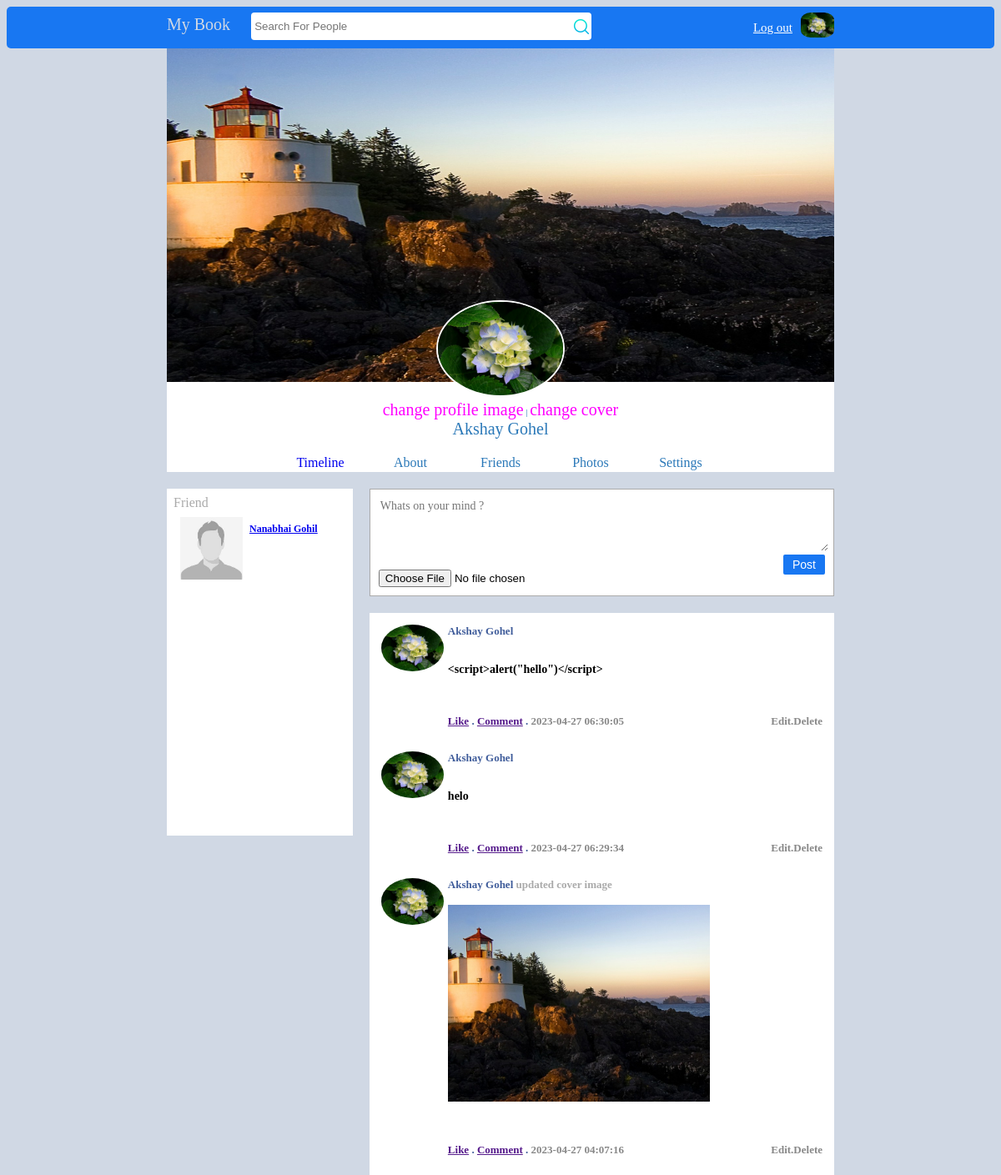
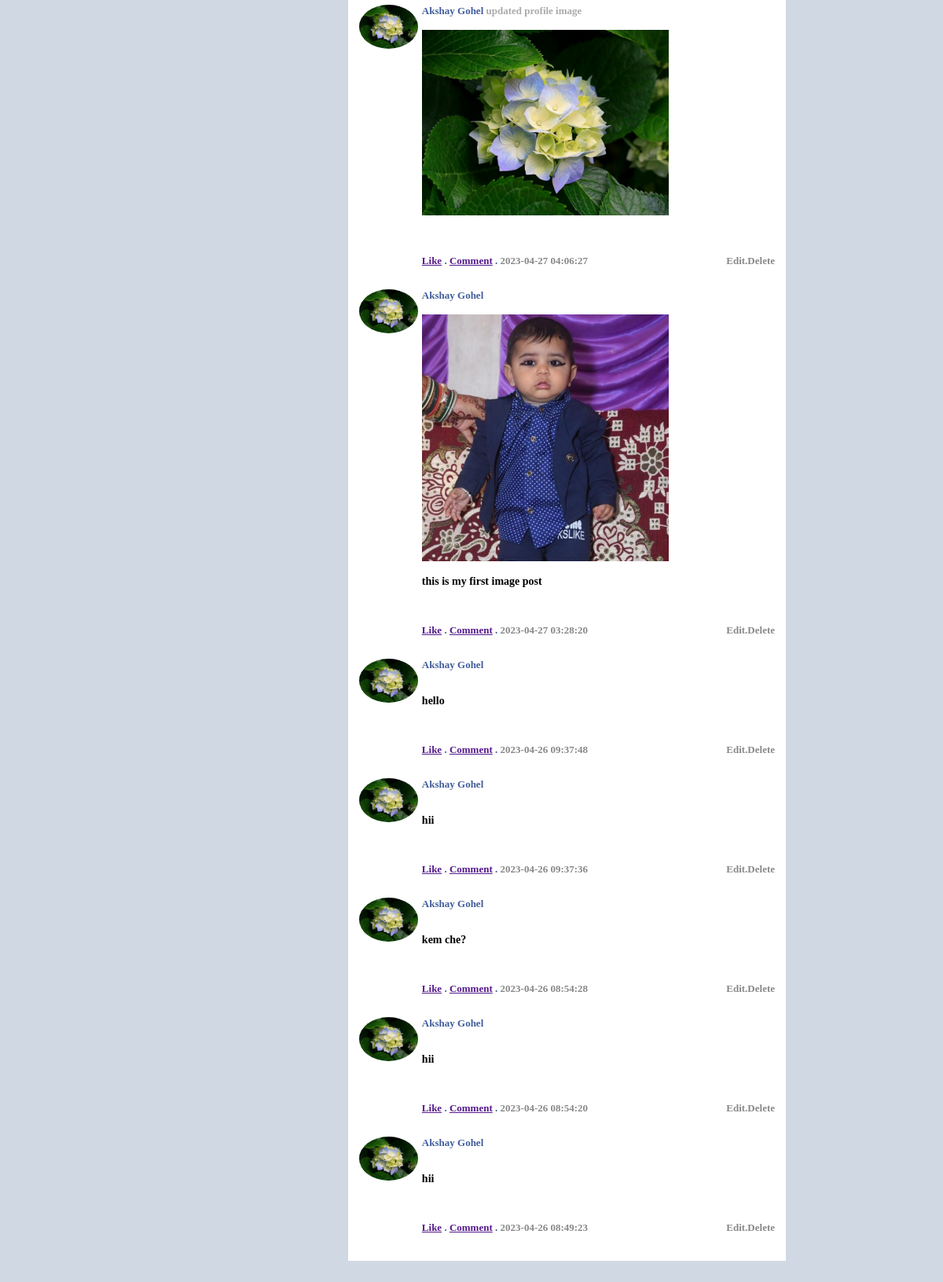
The app's page /profile.php (signed in) with its own data (2 pictures, top to bottom).
### tables this page shows
CREATE TABLE `users` (
  `id` int(11) NOT NULL,
  `userid` bigint(19) NOT NULL,
  `first_name` varchar(50) NOT NULL,
  `last_name` varchar(60) NOT NULL,
  `gender` varchar(8) NOT NULL,
  `email` varchar(100) NOT NULL,
  `password` varchar(100) NOT NULL,
  `url_address` varchar(100) NOT NULL,
  `date` timestamp NOT NULL DEFAULT current_timestamp() ON UPDATE current_timestamp(),
  `profile_image` varchar(1000) NOT NULL,
  `cover_image` varchar(1000) NOT NULL
);

CREATE TABLE `post` (
  `id` bigint(19) NOT NULL,
  `postid` bigint(19) NOT NULL,
  `userid` bigint(19) NOT NULL,
  `post` text NOT NULL,
  `image` varchar(500) NOT NULL,
  `comments` int(11) NOT NULL,
  `likes` int(11) NOT NULL,
  `date` timestamp NOT NULL DEFAULT current_timestamp() ON UPDATE current_timestamp(),
  `has_image` tinyint(1) NOT NULL,
  `is_profile_image` tinyint(1) NOT NULL,
  `is_cover_image` tinyint(1) NOT NULL
);

### classes/config.php (called while the page is built, shortened)
<?php
class Database {
    private $host = "localhost";
    private $username = "root";
    private $password = "";
    private $db = "mybook";
    function connect(){
        $connection = mysqli_connect($this->host , $this->username , $this->password,$this->db);
        return $connection;
    }
    function read($query){
        $conn = $this->connect();
        $result = mysqli_query($conn , $query);
        if($result){
            $data = false;
            while($row = mysqli_fetch_assoc($result)){
                $data[] = $row;
            }
            return $data;
        }else{
            return false;
        }
    }
}
?>

### classes/login.php (called while the page is built, shortened)
<?php
class Login{
    public function check_login($id){
        if(is_numeric($id)){
            $query = "SELECT * FROM users where userid = '$id' limit 1 ";
            $DB = new Database();
            $result = $DB->read($query);
            if($result){
                $user_data = $result[0];
                return $user_data;
            }else{
                header("Location: login.php");
                die;
            }
        }else{
            header("Location: login.php");
            die;
        }
    }
}
?>

### classes/image.php (called while the page is built, shortened)
<?php
class Image{
    public function get_thumb_cover($filename){
        $thumbnail=$filename."_cover_thumb.jpg";
        if(file_exists($thumbnail)){
            return $thumbnail;
        }
   }
   public function get_thumb_profile($filename){
    $thumbnail=$filename."_profile_thumb.jpg";
    if(file_exists($thumbnail)){
        return $thumbnail;
    }
   }
     public function get_thumb_post($filename){
        $thumbnail=$filename."_post_thumb.jpg";
        if(file_exists($thumbnail)){
            return $thumbnail;
        }
       }
}

### classes/user.php (called while the page is built, shortened)
<?php
class User
{
      public function get_user($id)
      {
        $query = "select * from users where userid = '$id' limit 1";
        $DB  = new Database();
        $result = $DB->read($query);
        if($result){
            return $result[0];
        }
        else{
            return false;
        }
      }
      public function get_friends($id)
      {
        $query = "select * from users where userid != '$id'  ";
        $DB  = new Database();
        $result = $DB->read($query);
        if($result){
            return $result;
        }
        else{
            return false;
        }
      }
}

### classes/post.php (called while the page is built, shortened)
<?php
class Post
{
    public function get_posts($id){
        $query = "select * from  post where userid = '$id' order by id desc limit 10";
        $DB = new Database();
        $result = $DB->read($query);
        if($result){
            return $result;
        }else{
            return false;
        }
    }
}

### post.php (the view, shortened to what this page needs)
<div id="post" style = "background: #fff;">
        <div>
              <?php
                   $image = "./Project/user_male.jpeg";
                   if(file_exists($ROW_USER['profile_image'])){
                        $image =$image_class->get_thumb_profile($ROW_USER['profile_image']);
                  }
              ?>
              <img src="<?php echo $image ?>" style="width: 75px; margin-right: 5px;border-radius:50%; ">
        </div>
        <div style="font-weight: bold;color: #405d9b;width:100%;">
            <?php
                   echo htmlspecialchars($ROW_USER['first_name'])  . " ".htmlspecialchars($ROW_USER['last_name']);
                   if($ROW['is_profile_image']){
                        echo "<span style='font-wieght:normal;color:#aaa;'> updated profile image</span>";
                   }
                   if($ROW['is_cover_image']){
                        echo "<span style='font-wieght:normal;color:#aaa;'> updated cover image</span>";
                   }
            ?>
            <br>
               <br>
               <?php
                 if(file_exists($ROW['image'])){
                  $post_image=$image_class->get_thumb_post($ROW['image']);
                  echo "<img src='$post_image' style='width:70%;'/>";
                 }
               ?>
            <p style = "color: black; font-size:14px">
              <?php echo htmlspecialchars($ROW['post']) ?>
            </p>
            <br/><br/>
             <a href="">Like</a> . <a href="">Comment</a> .
             <span style="color: #888;">
               <?php echo $ROW['date'] ?>
            </span>
            <span style="color: #888; float:right;">
               Edit.Delete
            </span>
    </div>
</div>

### profile.php (shortened to what this page needs)
<?php
    $login = new Login();
    $user_data = $login->check_login($_SESSION['mybook_userid']);
      $post = new Post();
      $id = $user_data['userid'];
      $posts = $post->get_posts($id);
      $user = new User();
      $friends = $user->get_friends($id);
     $image_class=new Image();
?>
<!DOCTYPE html>
<html>
    <head>
    </head>
<body style="background-color: #d0d8e4;font-family:tahoma;">
        <?php
            include("header.php");
        ?>
        <div style="width: 800px; margin: auto;min-height: 400px;">
            <div style="color: #2a78b8; text-align: center;background-color: white;">
                    <?php
                       $image="project/cover.jpg";
                       if(file_exists($user_data['cover_image'])){
                         $image=$image_class->get_thumb_cover($user_data['cover_image']);
                       }
                    ?>
                <img src="<?php echo $image;?>" style="width: 100%; height:400px;">
                <span style = "font-size: 11px">
                    <?php
                       $image="project/";
                       if($user_data['gender']=="Female"){
                           $image.="user_female.jpeg";
                       }
                       else{
                           $image.="user_male.jpeg";
                       }
                       if(file_exists($user_data['profile_image'])){
                        $image=$image_class->get_thumb_profile($user_data['profile_image']);
                       }
                    ?>
                     <img id="profile_pic" src="<?php echo $image;?>"><br>
                      <a style="font-size:20px;text-decoration:none;color:#f0f;" href = "change_profile_image.php?change=profile">change profile image</a> |
                      <a style="font-size:20px;text-decoration:none;color:#f0f;" href = "change_profile_image.php?change=cover">change cover</a>
                </span>
                <br>
                <div style="font-size: 20px;"><?php echo $user_data['first_name']." ".$user_data['last_name']; ?></div>
                <br>
                <a href="index.php" target = "_blank"><div id="menu_buttons">Timeline</div></a>
                <div id="menu_buttons">About</div>
                <div id="menu_buttons">Friends</div>
                <div id="menu_buttons">Photos</div>
                <div id="menu_buttons">Settings</div>
            </div>
            <div style="display: flex;">
                <div style="min-height: 400px;flex: 1;">
                    <div id="friends_bar">
                        Friend <br>
                        <?php
                         if($friends){
                            foreach($friends as  $FRIEND_ROW){
                                include("user.php");
                            }
                         }
                         ?>
                    </div>
                </div>
                <div style="min-height: 400px;flex: 2.5;padding: 20px;padding-right: 0px;">
                    <div style="border:solid thin #aaa; padding: 10px; background-color: white;">
                    <form action="" method = "post" enctype="multipart/form-data">
                    <textarea placeholder="Whats on your mind ?" name = "post"></textarea>
                        <input  id="post_button" name = "" type="submit" value="Post">
                        <br>
                        <input type="file" name="file">
                    </form>
                    </div>
                    <div id="post_bar">
                         <?php
                         if($posts){
                            foreach($posts as  $ROW){
                                $user = new User();
                                $ROW_USER = $user->get_user($ROW['userid']);
                                include("post.php");
                            }
                         }
                         ?>
                    </div>
                </div>
           </div>
        </div>
    </body>
</html>

### header.php (shortened to what this page needs)
<?php
    $corner_image="project/user_male.jpg";
    if(isset($user_data)){
            $corner_image=$image_class->get_thumb_profile($user_data['profile_image']);
    }
?>
<div id="blue_bar" style = " background-color: #1877F2;">
    <div style="margin: auto;width: 800px;padding: 7px;">
        <a href="index.php" style = "color:#d0d8e4;text-decoration:none;">My Book</a>
        <input type="text" id="search_box" placeholder="Search For People">
        <a href="profile.php">
             <img src="<?php echo $corner_image;?>" style="width: 40px; float: right;border-radius:30%;">
        </a>
        <span style="font-size:11px;float: right;margin:10px;"><a href="logout.php" style="color:#fff;font-size:15px"> Log out </a></span>
    </div>
 </div>

### user.php (shortened to what this page needs)
<div id="Friends">
    <?php
         $image = "./Project/user_male.jpeg";
    ?>
        <a href="profile.php?id=<?php echo $FRIEND_ROW['userid']; ?>">
        <img id="friends_img" src="<?php echo $image ?>">
        <br>
        <?php echo $FRIEND_ROW['first_name'] . " " . $FRIEND_ROW['last_name'] ?>
    </a>
</div>

### profile.php (style rules this page uses)
#blue_bar { height: 50px; background-color: #1877F2; color: white; font-size: 20px; font-family: tahoma; border-radius: 5px; text-decoration:none; }
#search_box { width: 400px; height: 25px; border-radius: 4px; border: none; padding: 4px; background-image: url("search2.png"); background-repeat: no-repeat; background-position: right; }
#profile_pic { width: 150px; margin-top:-200px; border-radius: 50%; border: solid 2px white; }
#menu_buttons { width: 100px; display: inline-block; margin: 2px; }
#friends_img { width: 75px; float: left; margin: 8px; }
#friends_bar { min-height: 400px; margin-top: 20px; background-color:white; padding: 8px; color: #aaa; }
#Friends { clear: both; font-size: 12px; font-weight: bold; color: #1877F2; }
textarea { width: 100%; border: none; font-size: 14px; font-family: tahoma; height: 60px; }
#post_button { float: right; width: 50px; background-color: #1877F2; border: none; color:white; padding: 4px; font-size: 14px; border-radius: 2px; }
#post_bar { margin-top: 20px; background-color: white; padding: 10px; }
#post { padding: 4px; font-size: 13px; display: flex; margin-bottom: 20px; }

### records on screen
users: profile_image (picture), cover_image (picture), first_name "Akshay", last_name "Gohel"
users: first_name "Nanabhai", last_name "Gohil"
post: users.profile_image (picture), users.first_name "Akshay", users.last_name "Gohel", post "<script>alert(\"hello\")</script>", date "2023-04-27 06:30:05"
post: users.profile_image (picture), users.first_name "Akshay", users.last_name "Gohel", post "helo", date "2023-04-27 06:29:34"
post: users.profile_image (picture), users.first_name "Akshay", users.last_name "Gohel", is_cover_image "updated cover image", image (picture), date "2023-04-27 04:07:16"
post: users.profile_image (picture), users.first_name "Akshay", users.last_name "Gohel", is_profile_image "updated profile image", image (picture), date "2023-04-27 04:06:27"
post: users.profile_image (picture), users.first_name "Akshay", users.last_name "Gohel", image (picture), post "this is my first image post", date "2023-04-27 03:28:20"
post: users.profile_image (picture), users.first_name "Akshay", users.last_name "Gohel", post "hello", date "2023-04-26 09:37:48"
post: users.profile_image (picture), users.first_name "Akshay", users.last_name "Gohel", post "hii", date "2023-04-26 09:37:36"
post: users.profile_image (picture), users.first_name "Akshay", users.last_name "Gohel", post "kem che?", date "2023-04-26 08:54:28"
post: users.profile_image (picture), users.first_name "Akshay", users.last_name "Gohel", post "hii", date "2023-04-26 08:54:20"
post: users.profile_image (picture), users.first_name "Akshay", users.last_name "Gohel", post "hii", date "2023-04-26 08:49:23"
